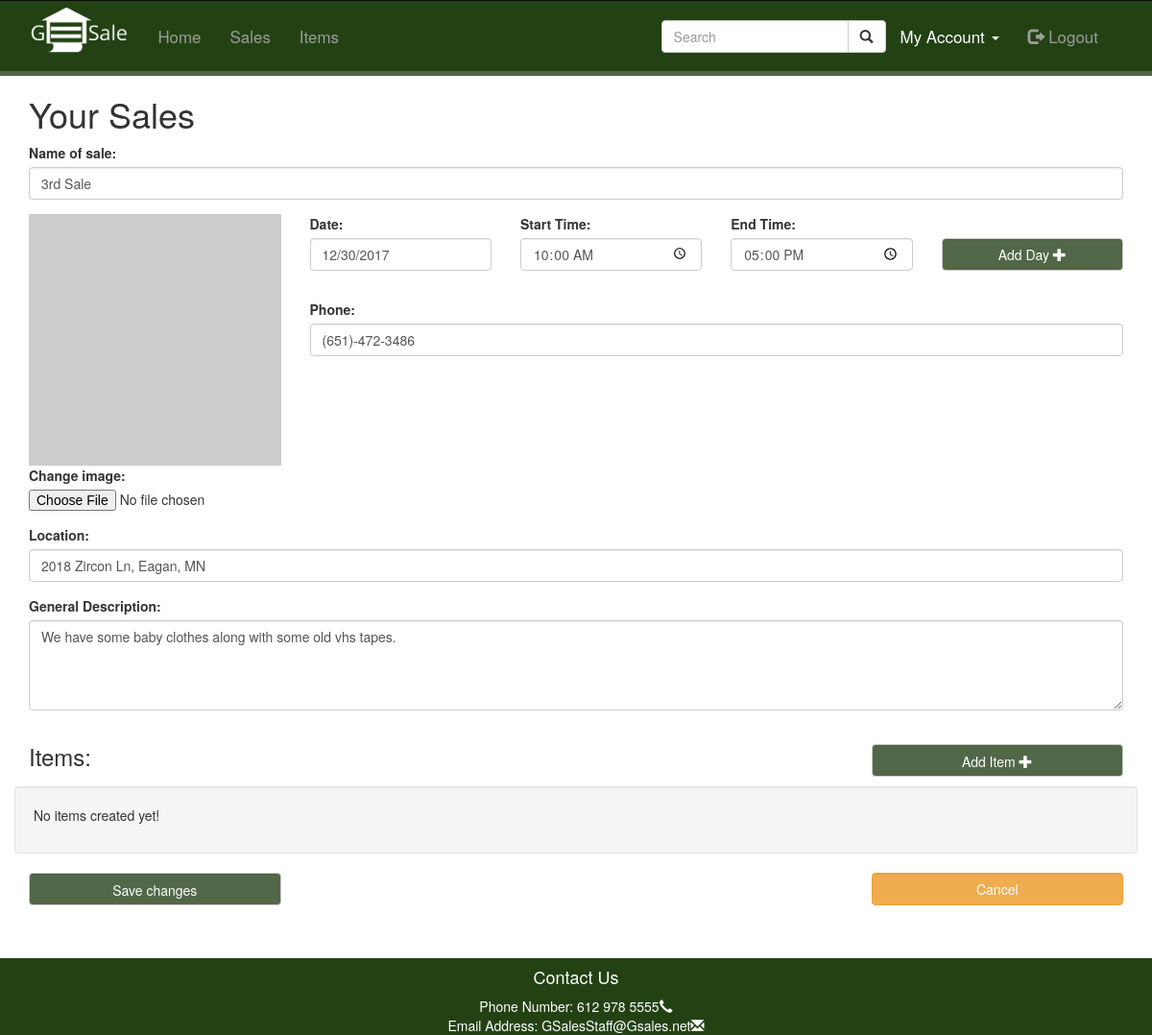
The page /php/yourSales.php?action=edit&gsale_id=4 (signed in) on the database its author committed.
### tables this page shows
CREATE TABLE `garage_sales` (
  `gsale_id` int(22) NOT NULL,
  `sale_name` varchar(50) NOT NULL,
  `image_url` varchar(50) NOT NULL,
  `description` varchar(1500) NOT NULL,
  `dates` varchar(128) NOT NULL
);

CREATE TABLE `phones` (
  `phone_id` int(22) NOT NULL,
  `phone_number` varchar(16) NOT NULL
);

CREATE TABLE `garage_sales_places` (
  `garage_sale_fk_id` int(22) NOT NULL,
  `place_fk_id` int(22) NOT NULL
);

CREATE TABLE `places` (
  `place_id` int(22) NOT NULL,
  `street_number` varchar(22) NOT NULL,
  `route` varchar(95) NOT NULL,
  `locality` varchar(35) NOT NULL,
  `administrative_area_level_1` varchar(40) NOT NULL,
  `postal_code` varchar(11) NOT NULL,
  `country` varchar(3) NOT NULL,
  `lat` varchar(30) NOT NULL,
  `lng` varchar(30) NOT NULL
);

### php/db_connection.php (called while the page is built, shortened)
<?php
  class SqlManager {
    private static $instance = null;
    private $conn, $query, $error, $result, $numItemsReturned;
    private function __construct() {
      try {
        $this->conn = new PDO('mysql:host=' . HOST . ';dbname=' . DATABASE, USER, PASSWORD);
      } catch(PDOException $e) {
        die("Connection failed: " . $e->getMessage());
      }
    }
    public static function getInstance() {
      if(!isset(self::$instance)) {
        self::$instance = new SqlManager();
      }
      return self::$instance;
    }
    public function query($sql, $params = array()) {
      if ($this->query = $this->conn->prepare($sql)) {
        $index = 1;
        if (count($params) > 0) {
          foreach($params as $param) {
            $this->query->bindValue($index, $param);
            $index++;
          }
        }
        if ($this->query->execute()) {
          $this->result = $this->query->fetchAll(PDO::FETCH_OBJ);
        } else {
          $this->error = true;
        }
      }
      return $this;
    }
    public function getResult() {
      return $this->result;
    }
  }
?>

### php/editSale.php (the view, shortened to what this page needs)
<div class="container">
  <form action="<?php echo $_SERVER['PHP_SELF'] ?>" method="post" enctype="multipart/form-data">
    <div class="row">
      <div class="col-sm-12">
        <div class="form-group">
          <label for="sale_name">Name of sale:</label>
          <input type="text" class="form-control" id="sale_name" name="sale_name" value="<?php echo(isset($gsale) ? $gsale->getData()->sale_name : ''); ?>" placeholder="Enter name of sale">
        </div>
      </div>
    </div>
    <div class="row">
      <div class="col-sm-3">
        <div class="row">
          <div class="col-xs-12">
            <div class="form-group">
              <?php
              if (isset($gsale) && !empty($gsale->getData()->image_url)) {
                echo "<img src='{$gsale->getData()->image_url}' alt='Picture of garage sale' style='width:100%;'>";
              } else {
                echo '<img src="https://dummyimage.com/200x200/333/fff.png&text=No+image+uploaded" alt="Picture of garage sale" style="width:100%;">';
              }
              ?>
              <label for="image">Change image:</label>
              <input type="file" id="image" name="image[]">
            </div>
          </div>
        </div>
      </div>
      <div class="col-sm-9">
        <div id="date-time" class="form-group">
          <div class="row">
            <div class="col-sm-3">
              <label for="date1">Date:</label>
            </div>
            <div class="col-sm-3">
              <label for="startTime1">Start Time:</label>
            </div>
            <div class="col-sm-3">
              <label for="endTime1">End Time:</label>
            </div>
          </div>
          <?php
          $dates = DateTimeFormater::getDates($gsale->getData()->dates);
          $start_times = DateTimeFormater::getStartTimes($gsale->getData()->dates);
          $end_times = DateTimeFormater::getEndTimes($gsale->getData()->dates);
          $first = true;
          $count = 1;
          foreach ($dates as $date) {
            if ($first) {
              echo '<div class="row">
                      <div class="col-sm-3 form-group">
                        <input class="form-control" type="text" id="date' . $count . '" name="date[]" placeholder="mm/dd/yyyy" value="' . $date . '">
                      </div>
                      <div class="col-sm-3 form-group">
                        <input class="form-control" type="time" id="startTime' . $count . '" name="startTime[]" value="' . $start_times[$count-1] . '">
                      </div>
                      <div class="col-sm-3 form-group">
                        <input class="form-control" type="time" id="endTime' . $count . '" name="endTime[]" value="' . $end_times[$count-1] . '">
                      </div>
                      <div class="col-sm-3 form-group">
                        <button type="button" class="btn btn-green-no-padding form-control" id="add_date" onclick="addDateYourSales()">Add Day&nbsp;<span class="glyphicon glyphicon-plus" aria-hidden="true"></span>
                        </button>
                      </div>
                    </div>';
            }
            $count++;
            $first = false;
          }
          ?>
        </div>
        <div class="row">
          <div class="col-sm-12">
            <div class="form-group">
              <label for="phone">Phone:</label>
              <input type="phone" class="form-control" id="phone" name="phone" placeholder="(XXX)-XXX-XXXX" onkeypress="phoneFormat()" value="<?php
                                                                                                                                              $db_conn = SqlManager::getInstance();
                                                                                                                                              $sql = "SELECT phone_id, phone_number FROM phones JOIN garage_sales_phones ON phones.phone_id = garage_sales_phones.phone_fk_id WHERE garage_sales_phones.garage_sale_fk_id = ?;";
                                                                                                                                              $result = $db_conn->query($sql, array($gsale->getData()->gsale_id));
                                                                                                                                              echo $result->getResult()[0]->phone_number;
                                                                                                                                              ?>" maxlength="16">
                     </div>
            </div>
          </div>
        </div>
      </div>
      <div class="row">
        <div class="col-sm-12">
          <div id="locationField" class="form-group">
            <label for="location">Location:</label>
            <input type="location" class="form-control" id="location" onfocus="geolocate()" name="location" value="<?php
                                                                                                                   $db_conn = SqlManager::getInstance();
                                                                                                                   $sql = "SELECT * FROM places JOIN garage_sales_places ON places.place_id = garage_sales_places.place_fk_id WHERE garage_sales_places.garage_sale_fk_id = ?;";
                                                                                                                   $result = $db_conn->query($sql, array($gsale->getData()->gsale_id));
                                                                                                                   echo $result->getResult()[0]->street_number . " " . $result->getResult()[0]->route . ", " . $result->getResult()[0]->locality . ", " . $result->getResult()[0]->administrative_area_level_1;
                                                                                                                   ?>" placeholder="Enter location of sale">
          </div>
        </div>
      </div>
      <div class="row">
        <div class="col-sm-12">
          <div class="form-group">
            <label for="description">General Description:</label>
            <textarea class="form-control" rows="4" cols="50" id="description" name="description" placeholder="Enter a description of the types of item for sale"><?php echo $gsale->getData()->description; ?></textarea>
          </div>
        </div>
      </div>
      <div class="row">
        <div class="col-sm-6">
          <h3>Items:</h3>
        </div>
        <div class="col-sm-3 pull-right">
          <a style="margin-top:20px;margin-bottom:10px" href="createItem.php?gsale_id=<?php echo $gsale->getData()->gsale_id ?>" class="btn btn-green form-control" id="add_date">Add Item&nbsp;<span class="glyphicon glyphicon-plus" aria-hidden="true"></span>
          </a>
        </div>
      </div>
      <?php
  $db_conn = SqlManager::getInstance();
             $sql = "SELECT * FROM items JOIN garage_sales_items ON items.item_id = garage_sales_items.item_fk_id WHERE garage_sales_items.gsale_fk_id = ?;";
             $result = $db_conn->query($sql, array($gsale->getData()->gsale_id));
             $item_data = $result->getResult();
             $count = count($item_data);
             $html = '';
             if ($count > 0) {
               for ($i = 0; $i < $count; $i++) {
                 $html .= '
               <input type="hidden" name="item_id[]" value="' . $item_data[$i]->item_id . '">
      <div class="row">
        <div class="col-sm-3">
          <div class="row">
            <div class="col-sm-12">
              <div class="form-group">
                <img src="' . (!empty($item_data[$i]->image_url) ? "{$item_data[$i]->image_url}" : "https://dummyimage.com/200x200/333/fff.png&text=No+image+uploaded") . '" alt="Picture of item for sale" style="width:100%;">
                <label for="image">Change image:</label>
                <input type="file" id="image1" name="image[]">
              </div>
            </div>
          </div>
          <div class="row">
            <div class="col-sm-12">
              <div class="form-group">
                <label for="sel1">Availabity:</label>
                <select class="form-control" id="select1" name="available[]">
                  <option value="default">--</option>
                  <option value="sold" ' . ($item_data[$i]->is_sold == 1 ? "selected"  : "") . '>Sold</option>
                  <option value="available" ' . ($item_data[$i]->is_sold == 0 ? "selected"  : "") . '>Available</option>
                </select>
              </div>
            </div>
          </div>
        </div>
        <div class="col-sm-9">
          <div class="row">
            <div class="col-sm-12">
              <div class="form-group">
                <label for="price1">Price:</label>
                <input class="form-control" type="text" name="price[]" id="price1" placeholder="xx.xx" value="' . $item_data[$i]->price . '">
              </div>
            </div>
          </div>
          <div class="row">
            <div class="col-sm-12">
              <div class="form-group">
                <label for="select">Change catagory:</label>
                <select class="form-control" name="catagory[]" id="catagory">
                  <option value="default">---</option>
                  <option value="clothes" ' . (strcmp(explode(',', $item_data[$i]->keywords)[0], "clothes") === 0 ? "selected"  : "") . '>Clothes</option>
                  <option value="electronic" ' . (strcmp(explode(',', $item_data[$i]->keywords)[0], "electronic") === 0 ? "selected"  : "") . '>Electronics</option>
                  <option value="furnture" ' . (strcmp(explode(',', $item_data[$i]->keywords)[0], "furnture") === 0 ? "selected"  : "") . '>Furnture</option>
                  <option value="media" ' . (strcmp(explode(',', $item_data[$i]->keywords)[0], "media") === 0 ? "selected"  : "") . '>Media eg.(Books, Magazines, Music, Movies)</option>
                  <option value="tool" ' . (strcmp(explode(',', $item_data[$i]->keywords)[0], "tool") === 0 ? "selected"  : "") . '>Tools</option>
                  <option value="toy" ' . (strcmp(explode(',', $item_data[$i]->keywords)[0], "toy") === 0 ? "selected"  : "") . '>Toys</option>
                  <option value="vehicle" ' . (strcmp(explode(',', $item_data[$i]->keywords)[0], "vehicle") === 0 ? "selected"  : "") . '>Vehicle</option>
                  <option value="other" ' . (strcmp(explode(',', $item_data[$i]->keywords)[0], "other") === 0 ? "selected"  : "") . '>Other</option>
                </select>
              </div>
            </div>
          </div>
          <div class="row">
            <div class="col-sm-12">
              <div class="form-group">
                <label for="description">General Description:</label>
                <textarea class="form-control" rows="5" cols="50" id="description" name="itemDescription[]" placeholder="Enter a description of the item for sale">' . $item_data[$i]->description . '</textarea>
              </div>
            </div>
          </div>
          <div class="row">
            <div class="col-sm-4 pull-right">
              <div class="form-group">
                <button class="btn btn-danger form-control" type="button" id="delete1" data-toggle="modal" data-target="#deleteModal' . ($i+1) . '" name="delete1">Delete Item&nbsp;<span class="glyphicon glyphicon-minus" aria-hidden="true"></span></button>
              </div>
            </div>
          </div>
        </div>
      </div>';
                 $html .= '
      <div class="modal fade" id="deleteModal' . ($i+1) . '" role="dialog">
        <div class="modal-dialog">
          <div class="modal-content">
            <div class="modal-header">
              <button type="button" class="close" data-dismiss="modal">×</button>
              <h4 class="modal-title"><span class="glyphicon glyphicon-alert" aria-hidden="true"></span>&nbsp;Warning</h4>
            </div>
            <div class="modal-body">
              <p>You are about to delete an item from your sale are you sure you want to do that?</p>
            </div>
            <div class="modal-footer">
              <a type="button" class="btn btn-danger pull-left" href="?action=delete&amp;gsale_id=' . $item_data[$i]->gsale_fk_id . '&amp;item_id=' . $item_data[$i]->item_id . '">Delete Item</a>
              <a type="button" class="btn btn-default" data-dismiss="modal">Cancel</a>
            </div>
          </div>
        </div>
      </div><br><br>';
               }
             } else {
               $html .= '<div class="row"><div class="well"><p>No items created yet!</p></div></div>';
             }
             $html .= '
           <input type="hidden" name="gsale_id" value="' . $item_data[0]->gsale_fk_id . '">
           <input type="hidden" name="token" value="' . Token::generate() . '">
      <div class="row">
        <div class="col-sm-3 pull-right">
          <div class="form-group">
            <a class="btn btn-warning form-control" href="yourSales.php">Cancel</a>
          </div>
        </div>
        <div class="col-sm-3 pull-left">
          <div class="form-group">
            <input type="submit" id="submit" name="edit_submit" value="Save changes" class="btn btn-green form-control">
          </div>
        </div>
      </div>
    </form>
    </div>';
             echo $html;
      ?>
      <br>
      <br>

### css/styles.css (style rules this page uses)
.btn-green, .btn-green:focus { padding: .5em 3em; border-color: #ccc; background-color: #526747; color: #fff; }
.btn-green-no-padding, .btn-green-no-padding:focus { border-color: #ccc; background-color: #526747; color: #fff; }

### rows shown on the page
garage_sales: sale_name "3rd Sale", dates "12/30/2017", dates "10:00", dates "17:00", description "We have some baby clothes along with some old vhs tapes."
phones: phone "(651)-472-3486"
garage_sales_places: location "2018 Zircon Ln, Eagan, MN"
